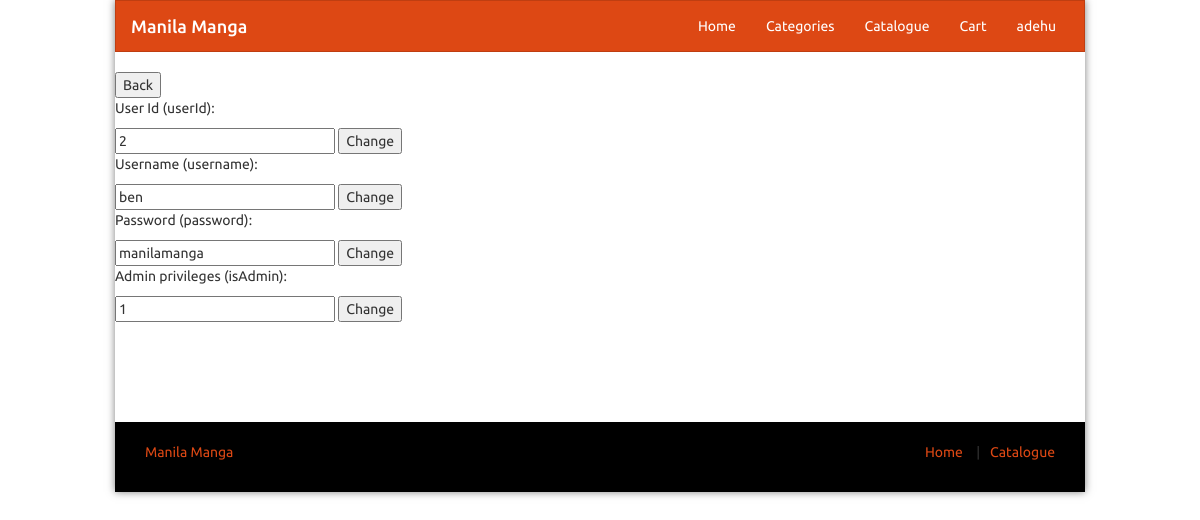
/mngusers1.php?id=2 (signed in), run on the app's committed database.
### tables this page shows
CREATE TABLE "users" (
	"userId"	INTEGER NOT NULL UNIQUE,
	"username"	TEXT,
	"password"	TEXT,
	"isAdmin"	INTEGER DEFAULT 0,
	PRIMARY KEY("userId" AUTOINCREMENT)
);

### mngusers1.php (the view, shortened to what this page needs)
<?php session_start();
include('navbar.php');
echo'<button onclick="history.go(-1);">Back</button>';
$userId=$_GET['id'];
$usersDataQuery='SELECT * FROM users WHERE userId='.$userId.'';
$userData=$db->query($usersDataQuery)->fetchArray();
echo'
<form method="POST">
<div class="admp">
<p>User Id (userId):</p>
<input type="text" name="changeUserId" value="'.$userData['userId'].'">
<button type="submit">Change</button>
<p>Username (username):</p>
<input type="text" name="changeUsername" value="'.$userData['username'].'">
<button type="submit">Change</button>
<p>Password (password):</p>
<input type="text" name="changePassword" value="'.$userData['password'].'">
<button type="submit">Change</button>
<p>Admin privileges (isAdmin):</p>
<input type="text" name="changeIsAdmin" value="'.$userData['isAdmin'].'">
<button type="submit">Change</button>
</div>
</form>';
include('footer.php');
unset($db);?>

### navbar.php (shortened to what this page needs)
<?php echo '<!doctype html>
<head>
    <link defer rel="stylesheet" href="bootstrap.min.css"/>
    <link rel="stylesheet" href="style2.css"/>
</head>
<head>
    <link defer rel="stylesheet" href="bootstrap.min.css"/>
    <link rel="stylesheet" href="style2.css"/>
</head>
<body class="layout-boxed">
    <div class="wrapper">
        <nav class="navbar navbar-default" role="navigation">
            <div class="container">
                <div class="navbar-header">
                    <h1 class="" style="margin:0;">
                        <a class="navbar-brand" href="index.php">
                            Manila Manga
                        </a>
                    </h1>
                </div>
                <div class="collapse navbar-collapse" id="navbar-menu">
                    <ul class="nav navbar-nav  navbar-right">
                        <li>
                            <a href="index.php" title="Home">
                                Home
                            </a>
                        </li>
                        <li>
                            <a href="categories.php" title="Categories">
                                Categories
                            </a>
                        </li>
                        <li>
                            <a href="catalogue.php" title="Catalogue Mangas">
                                Catalogue
                            </a>
                        </li>
                        <li>
                            <a href="cart.php" title="Cart">
                                Cart
                            </a>
                        </li>';
        if(isset($_SESSION['userId'])) {
            $db=new SQLite3('r209-db-01.sqlite');
            $id=$_SESSION['userId'];
            $getUsername='SELECT * FROM users WHERE userId = '.$id.'';
            $querry=$db->query($getUsername);
            $username=$querry->fetchArray();
            echo '<li>
                    <a href="user.php">'.$username[1].'</a>
                </li>';
        }
        echo '</a>
                        </li>
                    </ul>
                </div>
            </div>
            </nav>';
?>

### style2.css (style rules this page uses)
.layout-boxed { background: url(605743.jpg) repeat fixed }
.layout-boxed .container { max-width: 970px }
.layout-boxed .wrapper { background-color: #fff; max-width: 970px; margin: 0 auto; box-shadow: 0 0 8px rgba(0, 0, 0, .5); position: relative }
.navbar-default { border-radius: 0 }
ul { list-style: none; padding: 0; margin: 0 }

### data on the page
users: username "adehu"
users: changeUserId "2", changeUsername "ben", changePassword "manilamanga", changeIsAdmin "1"
